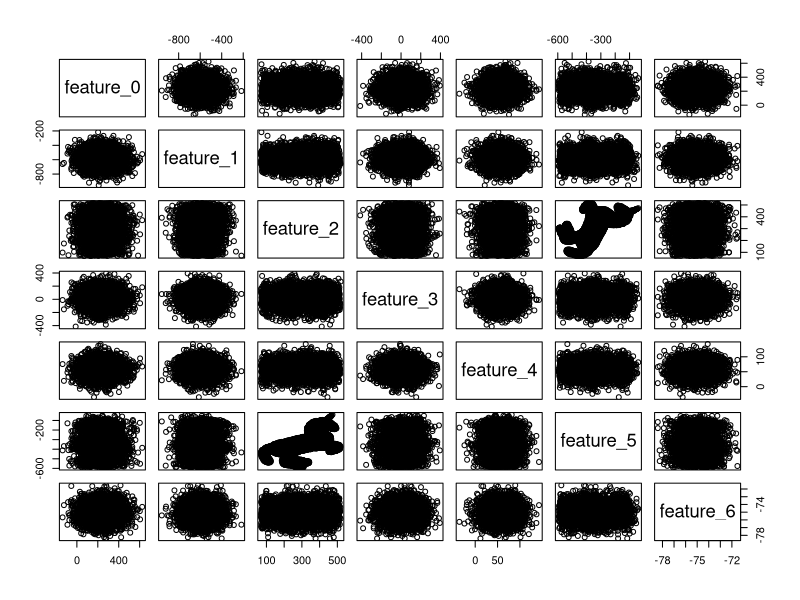

The R script that drew this image:
#!/usr/bin/env Rscript

#Libraries
library(tidyverse)

#Load In Data

#Use this if you're running from the command line:
# df <- read.table(file("stdin"), header = FALSE, sep = " ")

#Use this if you're opening this repo as a R project, using relative paths:
df <- read.table("chal_visu_1_q2_data.csv", header = TRUE, sep = ",")

pairs(df)
